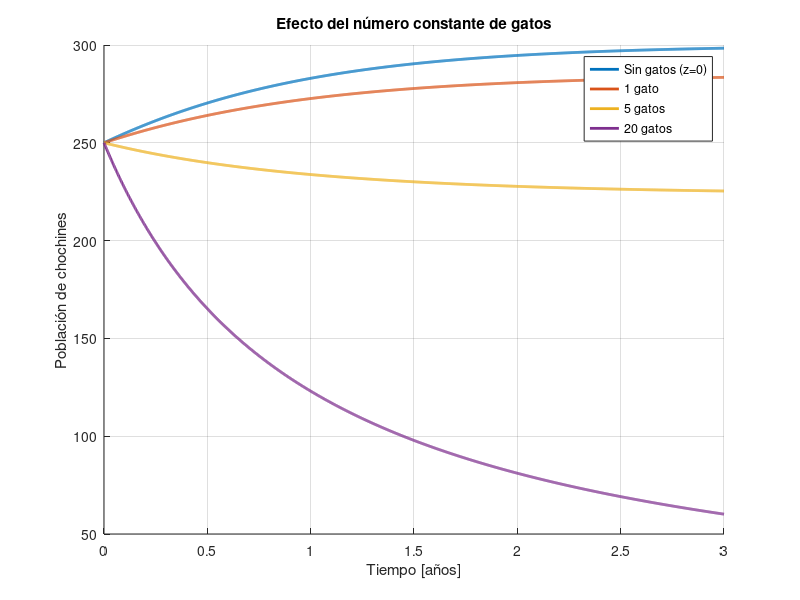

This figure's MATLAB source:
function bloque1_constantes
    % ----------------------------
    % Parámetros del modelo
    % ----------------------------
    r = 1.2;
    K = 300;
    alpha = 0.061;
    T = 3;
    dt = 0.002;
    x0 = 250;

    % ----------------------------
    % Valores y etiquetas separadas
    % ----------------------------
    z_vals = [0, 1, 5, 20];
    etiquetas = {'Sin gatos (z=0)', '1 gato', '5 gatos', '20 gatos'};
    colores = lines(numel(z_vals));

    % ----------------------------
    % Gráfica
    % ----------------------------
    figure('Name','Efecto del número constante de gatos');
    hold on; grid on;
    xlabel('Tiempo [años]');
    ylabel('Población de chochines');
    title('Efecto del número constante de gatos');

    for i = 1:numel(z_vals)
        z = z_vals(i);
        [t, x] = simular_poblacion_constante(x0, z, r, K, alpha, T, dt);
        plot(t, x, 'LineWidth', 2, 'DisplayName', etiquetas{i}, 'Color', colores(i,:));
    end

    legend('Location','best');
end

function [t, x] = simular_poblacion_constante(x0, z, r, K, alpha, T, dt)
    N = floor(T / dt) + 1;
    t = linspace(0, T, N);
    x = zeros(1, N);
    x(1) = x0;
    for k = 1:N-1
        dx = r * x(k) * (1 - x(k)/K) - alpha * z * x(k);
        x(k+1) = max(x(k) + dt * dx, 0);
    end
end
